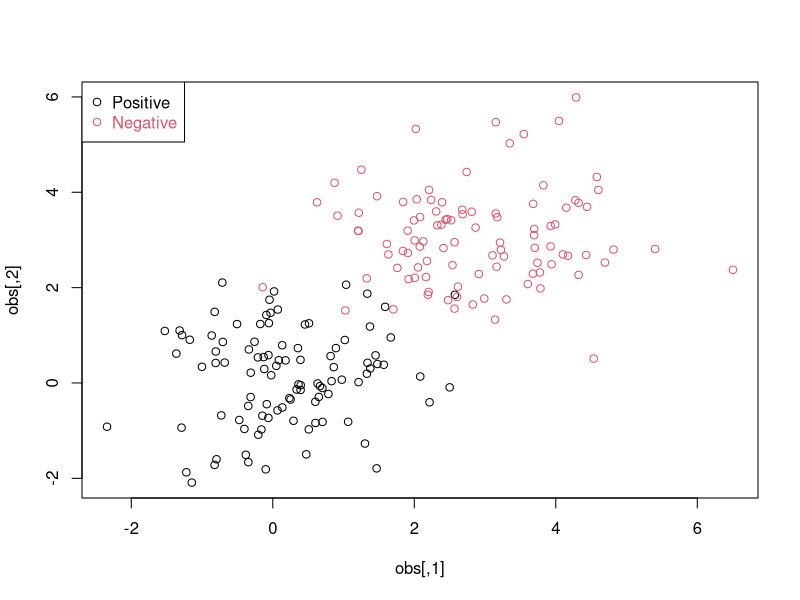
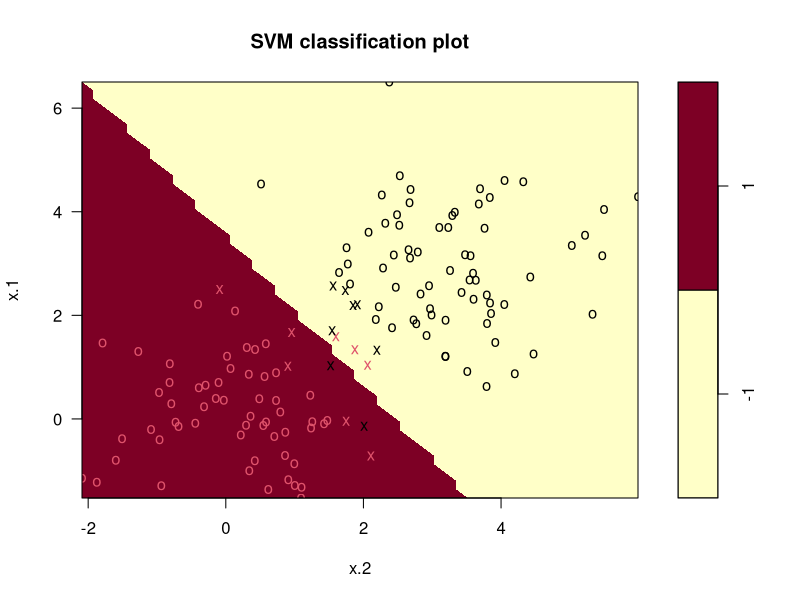
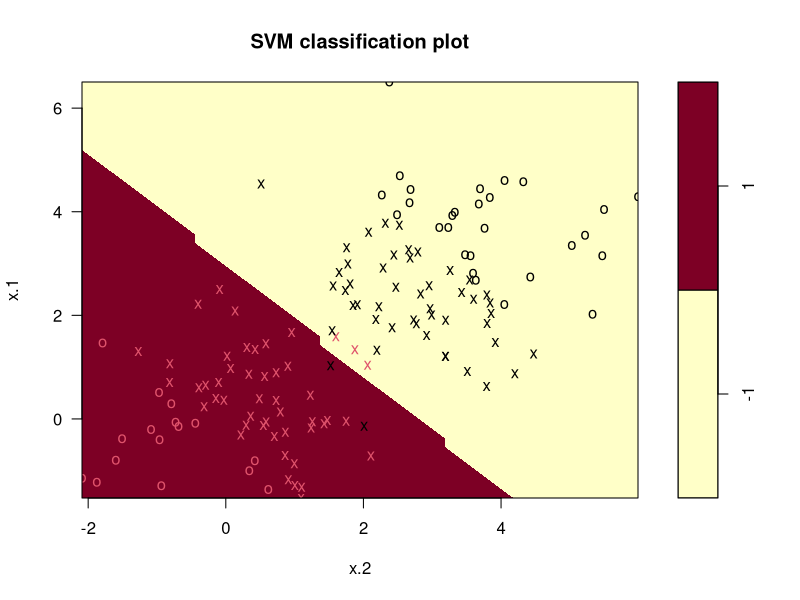

R code for these plots, in order:
# Clear enviroment
rm(list = ls())

# Generate Linearly Separable Data

# Set seed
set.seed(300)

# Observations
observations <- 100

# Features 
feaures <- 2

# Data points for each class
data_points <- observations * feaures

# Cluster means 
pos_mean <- 0
neg_mean <- 3 

postive = matrix(rnorm(data_points, mean = pos_mean), nrow = 100, ncol = 2)
negative = matrix(rnorm(data_points, mean = neg_mean), nrow = 100, ncol = 2)

labels <- c(rep(1, 100), rep(-1, 100))

obs <- rbind(postive, negative)

data <- data.frame(x = obs, y = as.factor(labels))

plot(obs, col=ifelse( labels > 0, 1, 2))
legend("topleft",c("Positive","Negative"),col=seq(2),pch=1,text.col=seq(2))

# Split data into training & test sets

set.seed(300)

train_indices <- sample(200, 200 * 0.7)

training_set <- data[train_indices, ]

test_obs <- obs[-train_indices, ]
test_labels <- labels[-train_indices]



# Part 1: Load SVM Library

#install.packages("e1071")
library(e1071)



# Part 2: Linear SVM with cost = 1

linear_fit_1 = svm(y~.,data = training_set, kernel = "linear",cost = 1)



# Part 3: Report Results

summary(linear_fit_1)

# The results shows that there are 12 spoort vetors



# Part 4: Linear SVM Plot

plot(linear_fit_1, training_set)

# The results show that there are 3 points close to the margin, 1 on the pink side, 2 on the blue



# Part 5: Predictions on Linear Model

# predictions
prediction_linear_1 = predict(linear_fit_1, newdata = test_obs)

# error calculation
mean(prediction_linear_1 != test_labels)


# Part 6: Linear Models with cost 0.01 & 0.00001

# a: cost = 0.01

# build model
linear_fit_001 = svm(y~.,data = training_set, kernel = "linear",cost = 0.01)

# summary 
summary(linear_fit_001)

# 92 support vectors

# plot
plot(linear_fit_001, training_set)

# similar boundray

# predictions
prediction_linear_001 = predict(linear_fit_001, newdata = test_obs)

# error calculation
mean(prediction_linear_001 != test_labels)

# same error rate


# Part 7: Find Optimal Model
